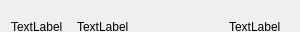
<?xml version="1.0" encoding="UTF-8"?>
<ui version="4.0">
 <class>MsgBox</class>
 <widget class="QWidget" name="MsgBox">
  <property name="geometry">
   <rect>
    <x>0</x>
    <y>0</y>
    <width>300</width>
    <height>32</height>
   </rect>
  </property>
  <property name="sizePolicy">
   <sizepolicy hsizetype="Expanding" vsizetype="Maximum">
    <horstretch>0</horstretch>
    <verstretch>0</verstretch>
   </sizepolicy>
  </property>
  <property name="minimumSize">
   <size>
    <width>100</width>
    <height>32</height>
   </size>
  </property>
  <property name="maximumSize">
   <size>
    <width>16777215</width>
    <height>130</height>
   </size>
  </property>
  <property name="windowTitle">
   <string>Form</string>
  </property>
  <layout class="QHBoxLayout" name="horizontalLayout_2" stretch="20,75,0">
   <item>
    <widget class="QLabel" name="authorLabel">
     <property name="sizePolicy">
      <sizepolicy hsizetype="Fixed" vsizetype="Minimum">
       <horstretch>0</horstretch>
       <verstretch>0</verstretch>
      </sizepolicy>
     </property>
     <property name="minimumSize">
      <size>
       <width>60</width>
       <height>32</height>
      </size>
     </property>
     <property name="text">
      <string>TextLabel</string>
     </property>
     <property name="wordWrap">
      <bool>true</bool>
     </property>
     <property name="indent">
      <number>0</number>
     </property>
    </widget>
   </item>
   <item>
    <widget class="QLabel" name="msgLabel">
     <property name="sizePolicy">
      <sizepolicy hsizetype="Preferred" vsizetype="Minimum">
       <horstretch>0</horstretch>
       <verstretch>0</verstretch>
      </sizepolicy>
     </property>
     <property name="minimumSize">
      <size>
       <width>0</width>
       <height>32</height>
      </size>
     </property>
     <property name="text">
      <string>TextLabel</string>
     </property>
     <property name="wordWrap">
      <bool>true</bool>
     </property>
     <property name="indent">
      <number>0</number>
     </property>
    </widget>
   </item>
   <item>
    <widget class="QLabel" name="authorLabel2">
     <property name="sizePolicy">
      <sizepolicy hsizetype="Fixed" vsizetype="Expanding">
       <horstretch>0</horstretch>
       <verstretch>0</verstretch>
      </sizepolicy>
     </property>
     <property name="minimumSize">
      <size>
       <width>60</width>
       <height>32</height>
      </size>
     </property>
     <property name="text">
      <string>TextLabel</string>
     </property>
     <property name="wordWrap">
      <bool>true</bool>
     </property>
     <property name="indent">
      <number>0</number>
     </property>
    </widget>
   </item>
  </layout>
 </widget>
 <resources/>
 <connections/>
</ui>
